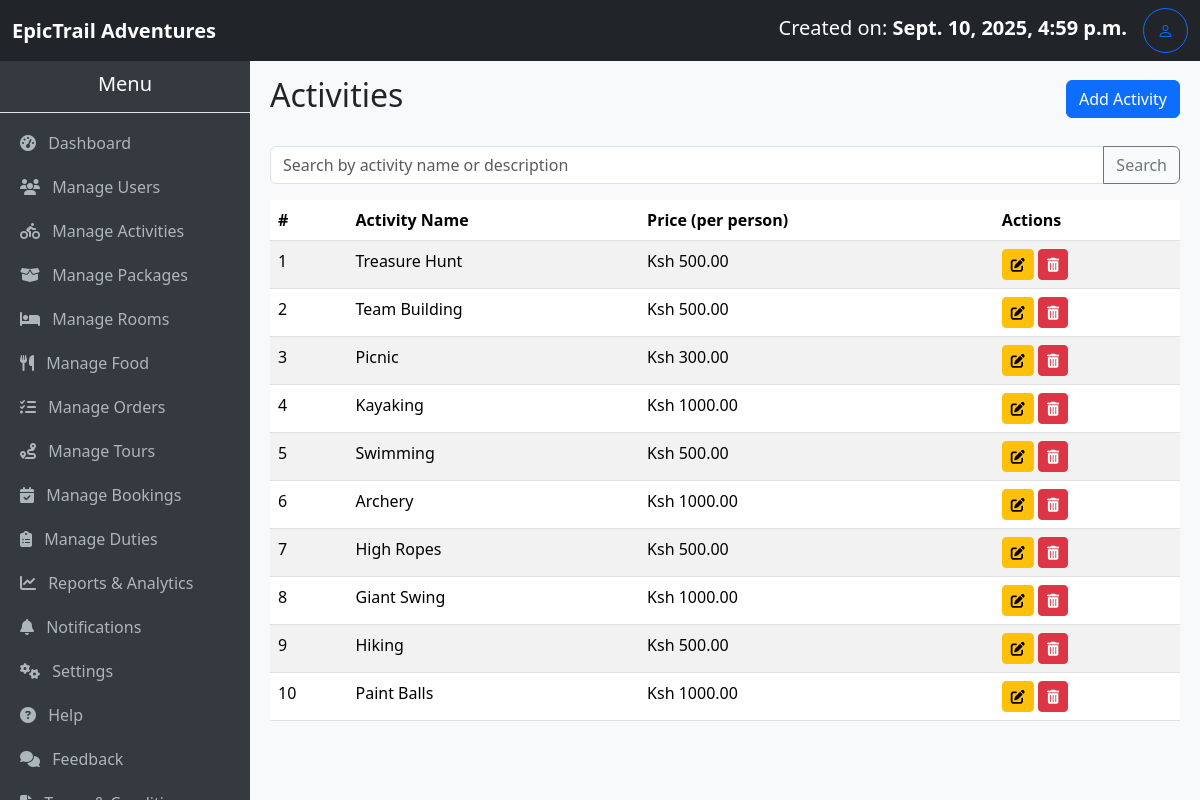
Page /activities/ (signed in) on the committed database.
### myApp/models.py (models this page shows, shortened)
class Activity(models.Model):
    name = models.CharField(max_length=100)
    description = models.TextField()
    price_per_person = models.DecimalField(  # Updated field name
        max_digits=8, decimal_places=2, help_text="Price per person"
    )
    image = models.ImageField(upload_to='room_images/', blank=True, null=True)
    created_at = models.DateTimeField(auto_now_add=True)

### myApp/views.py (the view)
# urls.py: path('activities/', views.activity_list, name='activity_list'),
@login_required
@user_passes_test(lambda u: u.is_staff or u.is_superuser)
def activity_list(request):
    query = request.GET.get('q', '').strip()
    activity_list = Activity.objects.all().order_by('-created_at')
    if query:
        activity_list = activity_list.filter(
            Q(name__icontains=query) |
            Q(description__icontains=query)
        )
    paginator = Paginator(activity_list, 10)
    page_number = request.GET.get('page')
    activities = paginator.get_page(page_number)
    return render(
        request,
        'activity.list.html',
        {'activities': activities, 'query': query}
    )

### myApp/context_processors.py (called while the page is built)
def total_users(request):
    return {'total_users': User.objects.count()}

def total_bookings(request):
    return {'total_bookings': Booking.objects.count()}

def total_amount(request):
    total = 0
    if request.user.is_authenticated:
        bookings = Booking.objects.all()#filter(user=request.user)
        total = sum(booking.amount_required for booking in bookings)
    return {'total_amount': total}

def total_cost(request):
    if not request.user.is_authenticated:
        return {
            'user_bookings': [],
            'user_total_amount': 0,
        }
    bookings = Booking.objects.filter(user=request.user).prefetch_related(
        'activities', 'packages', 'rooms', 'food', 'tours'
    )
    total_amount = sum(b.amount_required for b in bookings)
    return {
        'user_bookings': bookings,
        'user_total_amount': total_amount,
    }

### myApp/models.py (called while the page is built)
    @property
    def nights_spent(self):
        if self.check_in and self.check_out:
            nights = (self.check_out - self.check_in).days
            return nights if nights > 0 else 1  # Minimum of 1 night for same-day bookings
        return 1

### myApp/templates/activity.list.html
{% extends 'base.admin.html' %} {% block title %}Activities{% endblock %} {% block content %}
<div class="d-flex justify-content-between align-items-center mb-4">
    <h2>Activities</h2>
    <a href="{% url 'add_activity' %}" class="btn btn-primary">Add Activity</a>
</div>
<form method="GET" class="mb-3">
    <div class="input-group">
        <input type="text" name="q" value="{{ request.GET.q }}" class="form-control" placeholder="Search by activity name or description">
        <button class="btn btn-outline-secondary" type="submit">Search</button>
    </div>
</form>
{% if activities %}
<table class="table table-striped">
    <thead>
        <tr>
            <th>#</th>
            <th>Activity Name</th>
            <th>Price (per person)</th>
            <th>Actions</th>
        </tr>
    </thead>
    <tbody>
        {% for activity in activities %}
        <tr>
            <td>{{ forloop.counter }}</td>
            <td>{{ activity.name }}</td>
            <td>Ksh {{ activity.price_per_person }}</td>
            <td>
                <a href="{% url 'edit_activity' activity.id %}" class="btn btn-warning btn-sm"><i class="fas fa-edit"></i></a>
                <a href="{% url 'delete_activity' activity.id %}" class="btn btn-danger btn-sm" onclick="return confirm('Are you sure you want to delete this activity?')">
                    <i class="fas fa-trash-alt"></i>
                </a>
            </td>
        </tr>
        {% endfor %}
    </tbody>
</table>
{% else %}
<p class="text-muted">No activities available. Click "Add Activity" to create one.</p>
{% endif %} {% endblock %}

### myApp/templates/base.admin.html (shortened to what this page needs)
<!DOCTYPE html>
<html lang="en">
<head>
    <link href="https://cdn.jsdelivr.net/npm/bootstrap@5.3.3/dist/css/bootstrap.min.css" rel="stylesheet">
    <link rel="stylesheet" href="https://cdn.jsdelivr.net/npm/bootstrap-icons@1.11.3/font/bootstrap-icons.css">
    <link rel="stylesheet" href="https://cdnjs.cloudflare.com/ajax/libs/font-awesome/6.5.2/css/all.min.css">
</head>
<body>
    <nav class="navbar navbar-expand-lg navbar-dark bg-dark">
        <div class="container-fluid">
            <a class="navbar-brand" href="#"><strong>EpicTrail Adventures</strong></a>
            <div class="d-flex">
                <a class="navbar-brand" href="#"> Created on: <strong>{{ user.date_joined }}</strong></a>
                <a href="#" class="btn btn-outline-primary rounded-circle d-flex align-items-center justify-content-center" style="width: 45px; height: 45px;" title="Manage Profile">
                    <i class="bi bi-person"></i>
                </a>
            </div>
        </div>
    </nav>
    <div class="sidebar">
        <h5 class="text-center py-3 border-bottom">Menu</h5>
        <a href="{% url 'admin_dashboard' %}"><i class="fas fa-tachometer-alt me-2"></i> Dashboard</a>
        <a href="{% url 'users' %}"><i class="fas fa-users me-2"></i> Manage Users</a>
        <a href="{% url 'activity_list' %}"><i class="fas fa-biking me-2"></i> Manage Activities</a>
        <a href="{% url 'list_packages' %}"><i class="fas fa-box-open me-2"></i> Manage Packages</a>
        <a href="{% url 'list_rooms' %}"><i class="fas fa-bed me-2"></i> Manage Rooms</a>
        <a href="{% url 'food_list' %}"><i class="fas fa-utensils me-2"></i> Manage Food</a>
        <a href="{% url 'manage_orders' %}"><i class="fas fa-tasks me-2"></i> Manage Orders</a>
        <a href="{% url 'tours' %}"><i class="fas fa-route me-2"></i> Manage Tours</a>
        <a href="{% url 'booking_list' %}"><i class="fas fa-calendar-check me-2"></i> Manage Bookings</a>
        <a href="{% url 'duties' %}"><i class="fas fa-clipboard-list me-2"></i> Manage Duties</a>
        <a href="{% url 'reports_analytics' %}"><i class="fas fa-chart-line me-2"></i> Reports & Analytics</a>
        <a href="{% url 'notifications' %}"><i class="fas fa-bell me-2"></i> Notifications</a>
        <a href="{% url 'system_settings' %}"><i class="fas fa-cogs me-2"></i> Settings</a>
        <a href="#"><i class="fas fa-question-circle me-2"></i> Help</a>
        <a href="#"><i class="fas fa-comments me-2"></i> Feedback</a>
        <a href="#"><i class="fas fa-file-alt me-2"></i> Terms & Conditions</a>
    </div>
    <div class="content">
        {% block content %}{% endblock %}
    </div>
</body>
</html>

### myApp/templates/base.admin.html (style rules this page uses)
body { margin: 0; padding: 0; }
.navbar { position: fixed; top: 0; left: 0; width: 100%; z-index: 1030; }
.sidebar { position: fixed; top: 56px; left: 0; width: 250px; height: calc(100vh - 56px); background-color: #343a40; color: #fff; overflow-y: auto; }
.sidebar a { color: #adb5bd; text-decoration: none; display: block; padding: 10px 20px; }
.content { margin-top: 56px; margin-left: 250px; padding: 20px; background-color: #f8f9fa; min-height: calc(100vh - 56px); }

### rows in the picture
Activity: name "Treasure Hunt", price_per_person "500.00"
Activity: name "Team Building", price_per_person "500.00"
Activity: name "Picnic", price_per_person "300.00"
Activity: name "Kayaking", price_per_person "1000.00"
Activity: name "Swimming", price_per_person "500.00"
Activity: name "Archery", price_per_person "1000.00"
Activity: name "High Ropes", price_per_person "500.00"
Activity: name "Giant Swing", price_per_person "1000.00"
Activity: name "Hiking", price_per_person "500.00"
Activity: name "Paint Balls", price_per_person "1000.00"

### other values in the picture
{{ user.date_joined }} "Sept. 10, 2025, 4:59 p.m."
